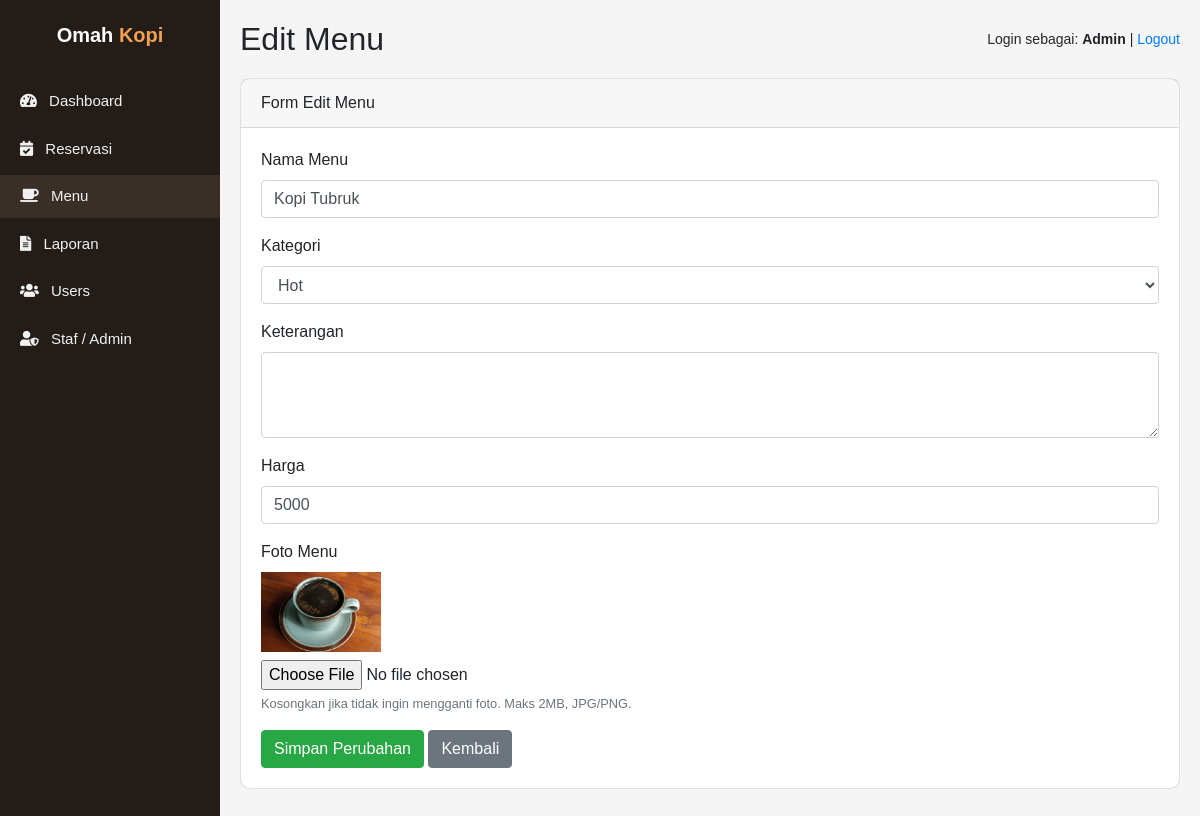
The page /edit_menu.php?id=1 on the database its author committed.
### tables this page shows
CREATE TABLE `tb_menu` (
  `id_menu` int NOT NULL,
  `nama_menu` varchar(100) NOT NULL,
  `foto_menu` varchar(100) NOT NULL,
  `kategori_menu` int NOT NULL,
  `keterangan_menu` varchar(250) NOT NULL,
  `harga_menu` int NOT NULL
);

CREATE TABLE `tb_kategori_menu` (
  `id_kategori` int NOT NULL,
  `kategori` varchar(100) NOT NULL
);

### edit_menu.php (the view, shortened to what this page needs)
<?php
require 'config.php';
$id_menu = (int) $_GET['id'];
$sqlMenu   = "SELECT * FROM tb_menu WHERE id_menu = $id_menu LIMIT 1";
$resMenu   = mysqli_query($conn, $sqlMenu);
$menu      = mysqli_fetch_assoc($resMenu);
$sqlKat   = "SELECT * FROM tb_kategori_menu ORDER BY kategori ASC";
$resKat   = mysqli_query($conn, $sqlKat);
?>
<!DOCTYPE html>
<html lang="id">
<head>
    <link rel="stylesheet" href="assets/bootstrap/css/bootstrap.min.css">
    <link rel="stylesheet" href="assets/css/all.min.css">
</head>
<body>
<div class="wrapper-admin">
    <nav class="sidebar">
        <div class="brand">
            Omah <span>Kopi</span>
        </div>
        <ul class="menu">
            <li><a href="dashboard.php">
                <i class="fas fa-tachometer-alt"></i> Dashboard
            </a></li>
            <li><a href="menuadmin.php">
                <i class="fas fa-calendar-check"></i> Reservasi
            </a></li>
            <li><a href="menues.php" class="active">
                <i class="fas fa-coffee"></i> Menu
            </a></li>
            <li><a href="laporan.php">
                <i class="fas fa-file-alt"></i> Laporan
            </a></li>
            <li><a href="users.php">
                <i class="fas fa-users"></i> Users
            </a></li>
            <li><a href="staf_user.php"><i class="fas fa-user-shield"></i> Staf / Admin</a></li>
        </ul>
    </nav>
    <div class="main-content">
        <div class="topbar">
            <div class="d-flex align-items-center">
                <h2>Edit Menu</h2>
            </div>
            <div class="user-info">
                Login sebagai:
                <strong><?= isset($_SESSION['nama']) ? $_SESSION['nama'] : 'Admin'; ?></strong>
                | <a href="logout.php">Logout</a>
            </div>
        </div>
        <div class="card mb-3">
            <div class="card-header">
                Form Edit Menu
            </div>
            <div class="card-body">
                <form method="post" enctype="multipart/form-data">
                    <div class="form-group">
                        <label>Nama Menu</label>
                        <input type="text" name="nama_menu" class="form-control"
                               value="<?= htmlspecialchars($menu['nama_menu']); ?>" required>
                    </div>
                    <div class="form-group">
                        <label>Kategori</label>
                        <select name="kategori_menu" class="form-control" required>
                            <?php while ($kat = mysqli_fetch_assoc($resKat)): ?>
                                <option value="<?= $kat['id_kategori']; ?>"
                                    <?= ($kat['id_kategori'] == $menu['kategori_menu']) ? 'selected' : ''; ?>>
                                    <?= htmlspecialchars($kat['kategori']); ?>
                                </option>
                            <?php endwhile; ?>
                        </select>
                    </div>
                    <div class="form-group">
                        <label>Keterangan</label>
                        <textarea name="keterangan_menu" class="form-control" rows="3"><?= htmlspecialchars($menu['keterangan_menu']); ?></textarea>
                    </div>
                    <div class="form-group">
                        <label>Harga</label>
                        <input type="number" name="harga_menu" class="form-control"
                               value="<?= htmlspecialchars($menu['harga_menu']); ?>" required>
                    </div>
                    <div class="form-group">
                        <label>Foto Menu</label><br>
                        <?php if (!empty($menu['foto_menu'])): ?>
                            <img src="assets/img/products/<?= htmlspecialchars($menu['foto_menu']); ?>"
                                 alt="<?= htmlspecialchars($menu['nama_menu']); ?>" width="120" class="mb-2"><br>
                        <?php endif; ?>
                        <input type="file" name="foto_menu" class="form-control-file">
                        <small class="form-text text-muted">
                            Kosongkan jika tidak ingin mengganti foto. Maks 2MB, JPG/PNG.
                        </small>
                    </div>
                    <button type="submit" class="btn btn-success">Simpan Perubahan</button>
                    <a href="menues.php" class="btn btn-secondary">Kembali</a>
                </form>
            </div>
        </div>
    </div>
</div>
</body>
</html>

### edit_menu.php (style rules this page uses)
body { margin: 0; font-family: "Poppins", sans-serif; background-color: #f5f5f5; }
.wrapper-admin { display: flex; min-height: 100vh; }
.sidebar { width: 220px; background-color: #231c17; color: #fff; padding: 20px 0; position: fixed; top: 0; bottom: 0; left: 0; transition: transform 0.3s ease; }
.sidebar .brand { font-size: 20px; font-weight: 700; text-align: center; margin-bottom: 30px; }
.sidebar .brand span { color: #f2a154; }
.sidebar .menu { list-style: none; padding-left: 0; margin: 0; }
.sidebar .menu li { margin-bottom: 5px; }
.sidebar .menu a { display: block; padding: 10px 20px; color: #f1f1f1; text-decoration: none; font-size: 15px; }
.sidebar .menu a i { margin-right: 8px; }
.sidebar .menu a:hover, .sidebar .menu a.active { background-color: #3a2f26; }
.main-content { margin-left: 220px; padding: 20px; width: 100%; }
.topbar { display: flex; justify-content: space-between; align-items: center; margin-bottom: 20px; }
.topbar h2 { margin: 0; }
.topbar .user-info { font-size: 14px; }
.card { border-radius: 10px; }

### rows shown on the page
tb_menu: nama_menu "Kopi Tubruk", kategori_menu "Hot", harga_menu "5000", foto_menu (picture)
